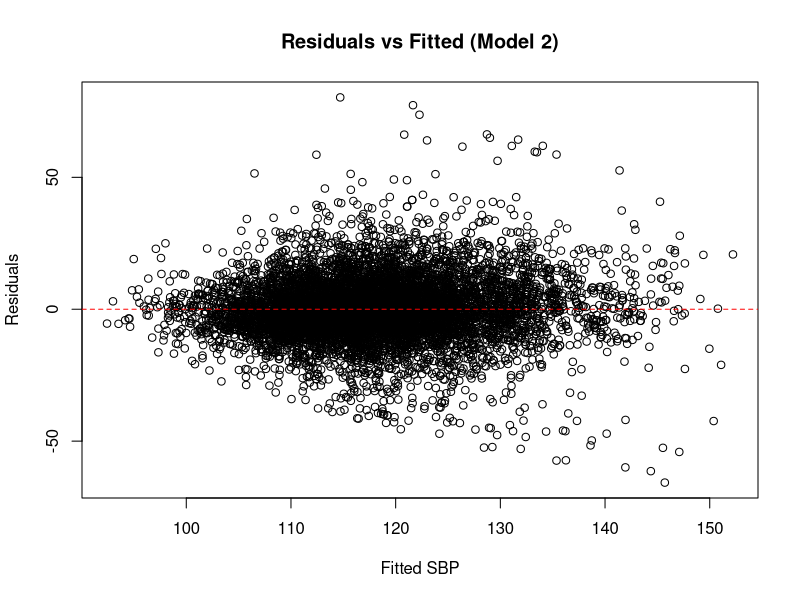
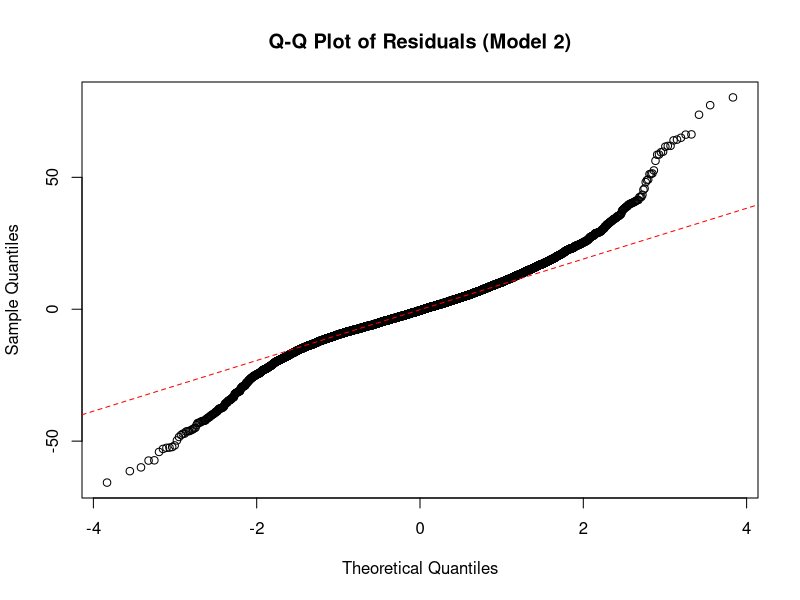
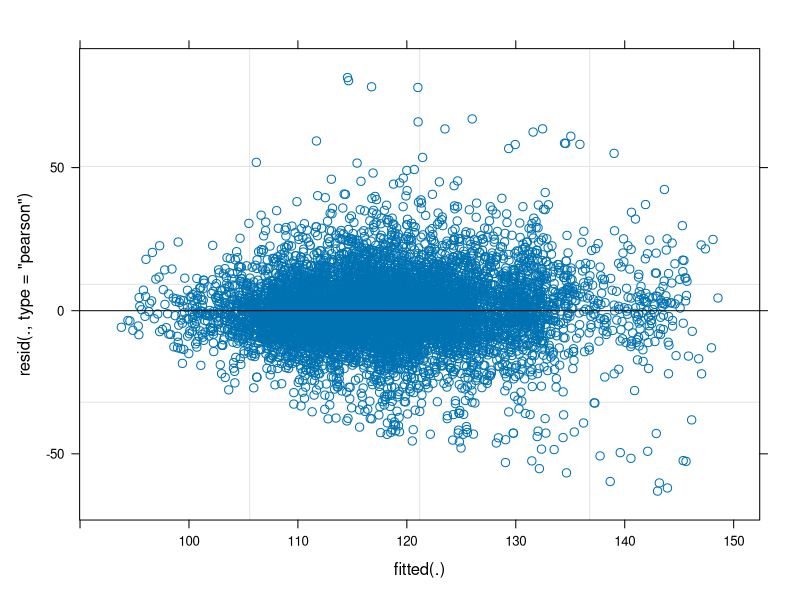
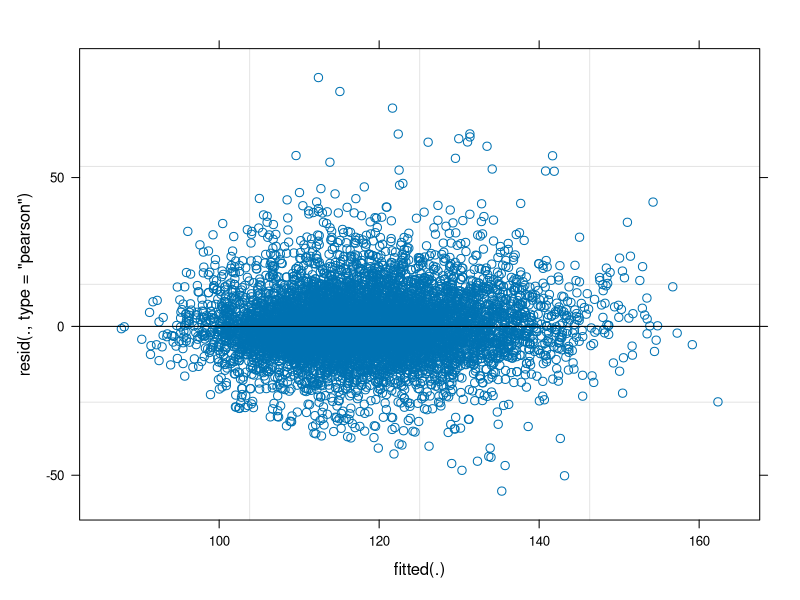
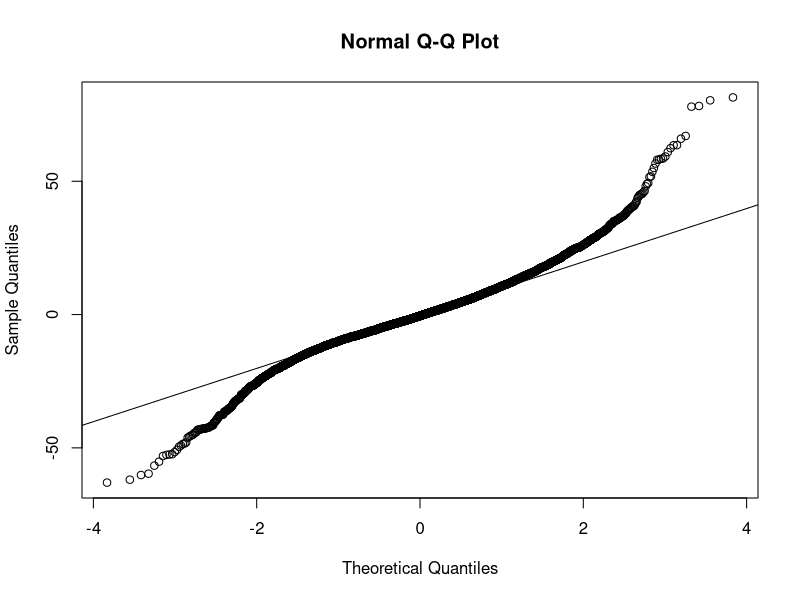
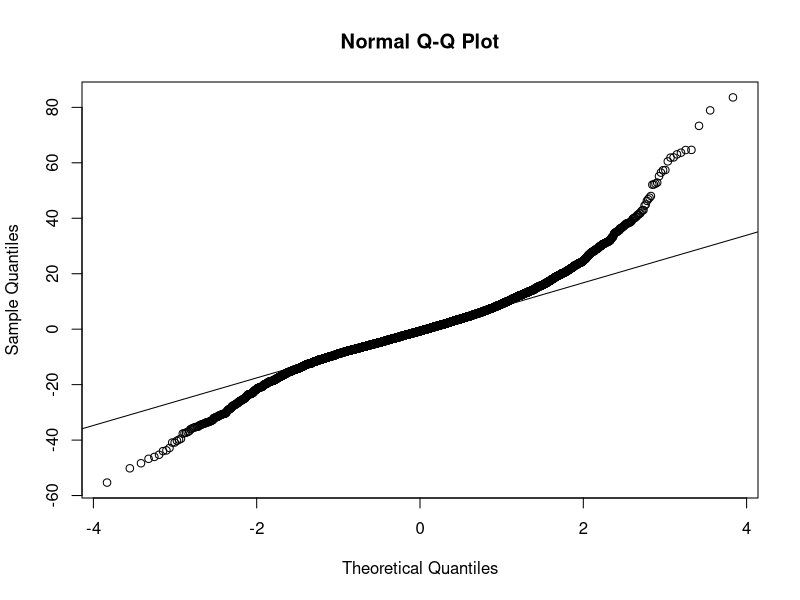
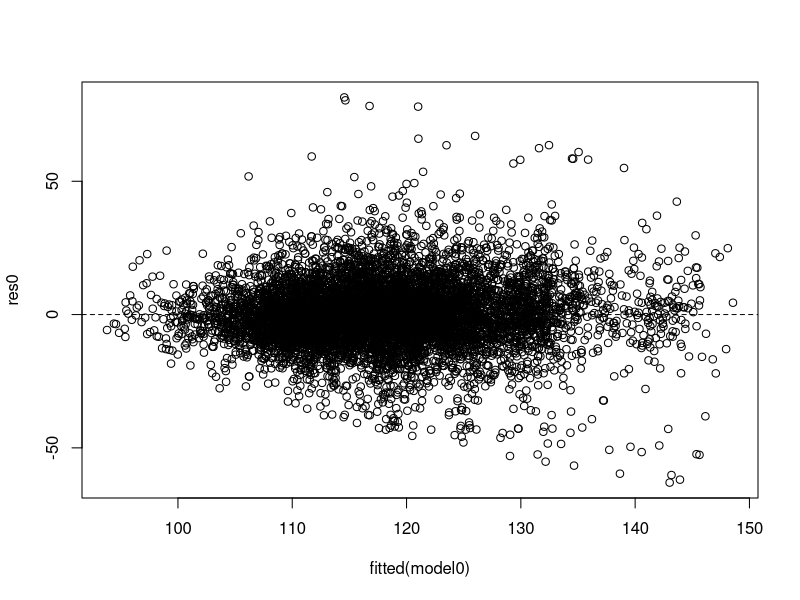
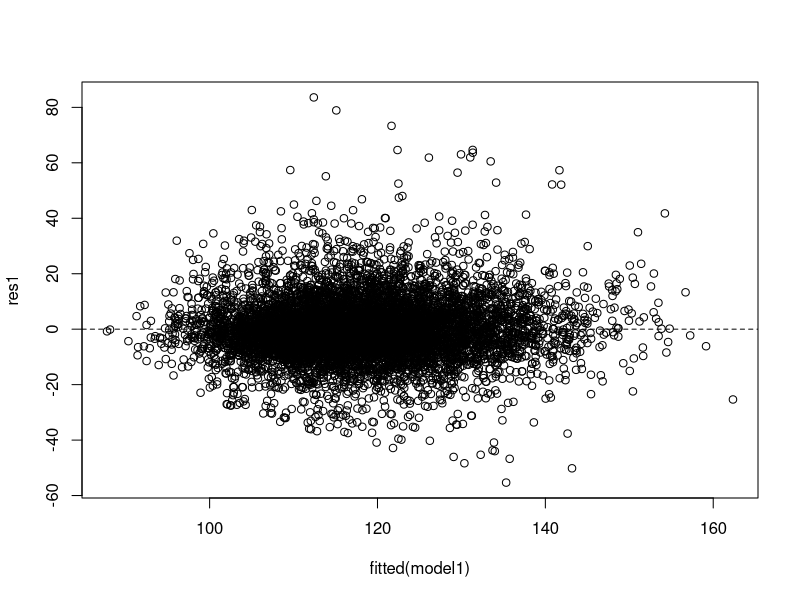

Recreate these plots in R, in order.
## ---- chunk 1
library(lme4)        # for linear mixed-effects models
library(lmerTest)    # for p-values in mixed models
library(ggplot2)    
library(here)       
## ---- chunk 2
# 1. Data Loading and Preparation
nursebp <- read.csv(here("Data/nursebp.csv"))
# Convert appropriate columns to factors
nursebp$SNUM   <- factor(nursebp$SNUM)
nursebp$DAY    <- factor(nursebp$DAY)      # 'W' or 'NW'
nursebp$PHASE  <- factor(nursebp$PHASE)    # 'F' or 'L'
nursebp$POSTURE<- factor(nursebp$POSTURE)  # 'SIT', 'STAND', 'RECLINE'
nursebp$FH123  <- factor(nursebp$FH123, levels=c("NO","YES","YESYES"))
nursebp$STR    <- factor(nursebp$STR, levels=c(1,2,3,4,5))
nursebp$HAP    <- factor(nursebp$HAP, levels=c(1,2,3,4,5))
nursebp$TIR    <- factor(nursebp$TIR, levels=c(1,2,3,4,5))

## ---- chunk 3
nursebp_complete <- na.omit(nursebp)  
# after remove NA, we still have 7896 rows, which is sufficent for analysis
## ---- chunk 4

summary(nursebp_complete$SYS)
# (This will output min, 1Q, median, mean, etc., as seen in the report)
table(nursebp_complete$FH123) 
table(nursebp_complete$DAY)
# etc., to see distribution of categorical variables
## ---- chunk 5

nursebp_complete$time_c  <- scale(nursebp_complete$time, center=TRUE, scale=TRUE)
nursebp_complete$time_c2 <- (nursebp_complete$time_c)^2
## ---- chunk 6

model1 <- lmer(SYS ~ AGE + DIA + FH123 + HAP + HRT + MNACT5 + STR + TIR + 
                DAY + PHASE + POSTURE + time_c + time_c2 + 
                (1 + time_c | SNUM),
               data = nursebp_complete, REML=TRUE)
summary(model1)

## ---- chunk 7

model2 <- lmer(SYS ~ AGE + FH123 + HAP + HRT + MNACT5 + STR + TIR + 
                DAY + PHASE + POSTURE + time_c + time_c2 + 
                (1 + time_c | SNUM),
               data = nursebp_complete, REML=TRUE)
summary(model2)
## ---- chunk 8
AIC(model1, model2)

## ---- chunk 9

model0 <- lmer(SYS ~ AGE + FH123 + HAP + HRT + MNACT5 + STR + TIR + 
                DAY + PHASE + POSTURE + time_c + time_c2 + (1|SNUM), 
               data=nursebp_complete, REML=TRUE)
AIC(model0, model1) 
anova(model0, model1) # likelihood ratio test for random slope significance
## ---- chunk 10

resid2   <- residuals(model2)
fitted2  <- fitted(model2)

# Residuals vs fitted
plot(fitted2, resid2, xlab="Fitted SBP", ylab="Residuals",
     main="Residuals vs Fitted (Model 2)")
abline(h=0, col="red", lty=2)

# Normal Q-Q plot of residuals
qqnorm(resid2, main="Q-Q Plot of Residuals (Model 2)")
qqline(resid2, col="red", lty=2)

# We can also examine random effects
ranef(model2)$SNUM[1:5, ]  # show first 5 nurses' random intercept and slope
## ---- chunk 11
plot(model0)
plot(model1)

# More detailed residual diagnostics
res0 <- residuals(model0)
res1 <- residuals(model1)

# QQ plots
qqnorm(res0); qqline(res0)
qqnorm(res1); qqline(res1)

# Residuals vs. fitted
plot(fitted(model0), res0)
abline(h=0, lty=2)
plot(fitted(model1), res1)
abline(h=0, lty=2)

#compare 2 models
anova(model0, model1)
AIC(model0, model1)
BIC(model0, model1)
## ---- chunk 12
# Extract random effects
re0 <- ranef(model0)
re1 <- ranef(model1)

# Plot random effects
qqnorm(unlist(re0$SNUM))
qqnorm(unlist(re1$SNUM))
